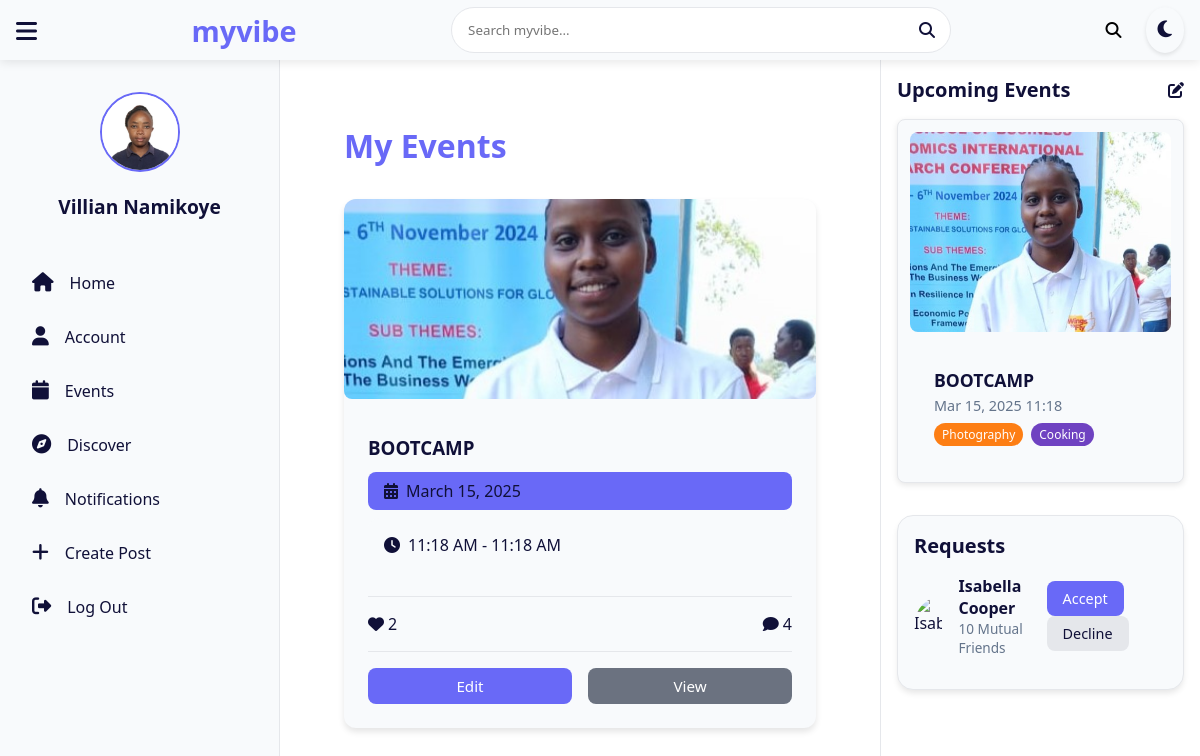
Screenshot of /accounts/myevents/ (signed in) with the database file from the repository.
### accounts/models.py (models this page shows, shortened)
class UserProfile(models.Model):
    USER_TYPE_CHOICES = [
        ('user', 'User'),
        ('admin', 'Admin'),
    ]
    user = models.OneToOneField(User, on_delete=models.CASCADE)
    phone = models.CharField(max_length=15)
    profile_picture = models.ImageField(upload_to='profile_pics/', blank=True, null=True)
    date_of_birth = models.DateField(null=True, blank=True)
    gender = models.CharField(
        max_length=10,
        choices=[('Male', 'Male'), ('Female', 'Female'), ('Other', 'Other')],
        blank=True
    )
    usertype = models.CharField(max_length=10, choices=USER_TYPE_CHOICES, default='user')
    interests = models.ManyToManyField(Interest, blank=True, related_name='user_profiles')
    email_confirmed = models.BooleanField(default=False)
    otp_code = models.CharField(max_length=6, blank=True, null=True)
    otp_created_at = models.DateTimeField(blank=True, null=True)
    last_reset_request = models.DateTimeField(null=True, blank=True)
    theme = models.CharField(max_length=10, choices=[('light', 'Light'), ('dark', 'Dark')], default='light')
    bio = models.CharField(max_length=150, blank=True, null=True, help_text="A short description about yourself (e.g., Tech enthusiast | Photographer | Musician)")
    has_visited_homepage = models.BooleanField(default=False)

class Interest(models.Model):
    name = models.CharField(max_length=50, unique=True)
    description = models.TextField(blank=True, null=True)
    related_interests = models.ManyToManyField('self', blank=True, symmetrical=True)
    created_at = models.DateTimeField(auto_now_add=True)

### events/models.py (models this page shows, shortened)
class Event(models.Model):
    EVENT_CATEGORIES = [
        ('workshop', 'Workshop'),
        ('social', 'Social Gathering'),
        ('conference', 'Conference'),
        ('class', 'Class/Training'),
    ]
    title = models.CharField(max_length=200)
    description = models.TextField()
    creator = models.ForeignKey(User, on_delete=models.CASCADE, related_name='created_events')
    start_time = models.DateTimeField()
    end_time = models.DateTimeField()
    venue_name = models.CharField(max_length=100)  # e.g., "Nairobi School Hall"
    latitude = models.DecimalField(max_digits=9, decimal_places=6, help_text="Latitude of the event location")
    longitude = models.DecimalField(max_digits=9, decimal_places=6, help_text="Longitude of the event location")
    interests = models.ManyToManyField(Interest, related_name='events')
    max_attendees = models.PositiveIntegerField(default=0)  # 0 = unlimited
    price = models.DecimalField(max_digits=8, decimal_places=2, default=0.00)
    registration_deadline = models.DateTimeField()
    is_public = models.BooleanField(default=True)
    category = models.CharField(max_length=20, choices=EVENT_CATEGORIES)
    tags = TaggableManager()
    created_at = models.DateTimeField(auto_now_add=True)
    updated_at = models.DateTimeField(auto_now=True)
    class Meta:
        indexes = [
            models.Index(fields=['start_time']),
            models.Index(fields=['category']),
        ]
    def get_primary_image(self):
            primary = self.images.filter(is_primary=True).first()
            return primary.image.url if primary else '/static/default_event_image.jpg'

class EventImage(models.Model):
    event = models.ForeignKey(Event, on_delete=models.CASCADE, related_name='images')
    image = models.ImageField(upload_to='event_images/')
    caption = models.CharField(max_length=200, blank=True)
    is_primary = models.BooleanField(default=False)
    uploaded_at = models.DateTimeField(auto_now_add=True)

### accounts/views.py (the view)
# urls.py: path('myevents/', views.my_event_list, name='my_event_list'),
@login_required
def my_event_list(request):
    events = Event.objects.filter(creator=request.user).order_by('-start_time')
    context = {'events': events}
    return render(request, 'accounts/myeventlist.html', context)

### accounts/context_processors.py (called while the page is built)
def notification_count(request):
    if request.user.is_authenticated:
        unread_count = Notification.objects.filter(recipient=request.user, is_read=False).count()
        return {'unread_notification_count': unread_count}
    return {'unread_notification_count': 0}

### events/context_processors.py (called while the page is built)
def events_context(request):
    events = Event.objects.all().order_by('start_time').prefetch_related('interests')
    return {'events': events}

### templates/accounts/myeventlist.html (shortened to what this page needs)
{% extends "myvibe/base.html" %}
{% load static %}
{% block content %}
<main class="main-content">
    <div class="events-container">
        <h1 class="page-title">My Events</h1>
        <div class="events-grid">
            {% for event in events %}
                <div class="event-card">
                    <div class="event-image" style="background-image: url('{{ event.get_primary_image }}');"></div>
                    <div class="event-details">
                        <h3 class="event-title">{{ event.title }}</h3>
                        <p class="event-date">
                            <i class="fas fa-calendar-alt"></i> {{ event.start_time|date:"F j, Y" }}
                        </p>
                        <p class="event-time">
                            <i class="fas fa-clock"></i> {{ event.start_time|date:"g:i A" }} - {{ event.end_time|date:"g:i A" }}
                        </p>
                        <div class="event-stats">
                            <div class="stat-item"><i class="fas fa-heart"></i> {{ event.likes.count }}</div>
                            <div class="stat-item"><i class="fas fa-comment"></i> {{ event.comments.count }}</div>
                        </div>
                        <div class="button-container">
                            <a href="{% url 'edit_event' event.id %}" class="edit-button">Edit</a>
                            <a href="{% url 'view_event' event.id %}" class="view-button">View</a>
                        </div>
                    </div>
                </div>
            {% empty %}
                <p>No events found.</p>
            {% endfor %}
        </div>
    </div>
</main>
{% endblock %}

### templates/myvibe/base.html (shortened to what this page needs)
{% load static %}
<!DOCTYPE html>
<html lang="en">
<head>
    <link rel="stylesheet" href="https://cdnjs.cloudflare.com/ajax/libs/font-awesome/6.6.0/css/all.min.css" />
    <link rel="stylesheet" href="{% static 'assets/myvibe/style.css' %}">
</head>
<body data-theme="light">
    <header class="main-header">
        <div class="header-content">
        <button id="sidebarToggle" class="sidebar-toggle" aria-label="Toggle sidebar">
            <i class="fas fa-bars"></i>
        </button>
            <h1 class="logo">myvibe</h1>
            <div class="search-bar">
                <input type="text" placeholder="Search myvibe...">
                <i class="fas fa-search"></i>
            </div>
            <div class="header-right">
                <div class="mobile-search-icon">
                    <i class="fas fa-search"></i>
                </div>
                <div class="theme-switcher">
                    <i class="fas fa-moon"></i>
                </div>
            </div>
        </div>
    </header>
    <div class="container">
<aside class="sidebar">
    <div class="profile">
        {% if user.is_authenticated and user.userprofile.profile_picture %}
        <a href="{% url 'my_profile' %}">
            <img src="{{ user.userprofile.profile_picture.url }}" class="profile-img" alt="Your profile">
        </a>
        {% else %}
        <a href="{% url 'my_profile' %}">
            <img src="{% static 'assets/myvibe/images/main-profile.jpg' %}" class="profile-img" alt="Default profile">
        </a>
        {% endif %}
        <h3>{{ user.first_name }} {{ user.last_name }}</h3>
    </div>
    <nav class="menu">
        <div class="menu-item {% if is_home_active %}active{% endif %}" data-page="home">
            <a href="{% url 'home' %}">
                <i class="fas fa-home"></i>
                <span>Home</span>
            </a>
        </div>
        <div class="menu-item {% if is_account_active %}active{% endif %}" data-page="my_profile">
            <a href="{% url 'my_profile' %}">
                <i class="fas fa-user"></i>
                <span>Account</span>
            </a>
        </div>
        <div class="menu-item {% if is_events_active %}active{% endif %}" data-page="events_view">
            <a href="{% url 'events_view' %}">
                <i class="fas fa-calendar"></i>
                <span>Events</span>
            </a>
        </div>
        <div class="menu-item {% if is_discover_active %}active{% endif %}" data-page="discover_users">
            <a href="{% url 'discover_users' %}">
                <i class="fas fa-compass"></i>
                <span>Discover</span>
            </a>
        </div>
        <div class="menu-item {% if is_notifications_active %}active{% endif %}" data-page="notifications">
            <a href="{% url 'notifications' %}">
                <i class="fas fa-bell"></i>
                <span>Notifications</span>
            </a>
        </div>
        <div class="menu-item {% if is_create_post_active %}active{% endif %}" data-page="create_post">
            <a href="{% url 'create_post' %}">
                <i class="fas fa-plus"></i>
                <span>Create Post</span>
            </a>
        </div>
        <div class="menu-item" data-page="logout">
            <a href="{% url 'logout' %}">
                <i class="fas fa-sign-out-alt"></i>
                <span>Log Out</span>
            </a>
        </div>
    </nav>
</aside>
        <main class="main-content">
            {% block content %}
            {% endblock %}
        </main>
        <aside class="right-column">
            <div class="myprofile-events">
                <div class="myprofile-heading">
                    <h3>Upcoming Events</h3>
                    <i class="fa-solid fa-pen-to-square"></i>
                </div>
                {% for event in events %}
                <a href="{% url 'event_detail' event.id %}" style="text-decoration: none; color: inherit;">
                    <div class="myprofile-event-card card">
                        <img src="{{ event.get_primary_image }}" alt="{{ event.title }}" class="event-image">
                        <div class="event-details">
                            <h4>{{ event.title }}</h4>
                            <p class="muted textured">{{ event.start_time|date:"M d, Y H:i" }}</p>
                            <div class="tags">
                                {% for interest in event.interests.all %}
                                {% if forloop.counter|divisibleby:4 %}
                                <span class="tag blue">{{ interest.name }}</span>
                                {% elif forloop.counter|divisibleby:3 %}
                                <span class="tag green">{{ interest.name }}</span>
                                {% elif forloop.counter|divisibleby:2 %}
                                <span class="tag purple">{{ interest.name }}</span>
                                {% else %}
                                <span class="tag orange">{{ interest.name }}</span>
                                {% endif %}
                                {% empty %}
                                <span class="tag gray">No Interests</span>
                                {% endfor %}
                            </div>
                        </div>
                    </div>
                </a>
                {% empty %}
                <p class="muted-text">No events found.</p>
                {% endfor %}
            </div>
            <div class="myprofile-friend-requests card">
                <h4>Requests</h4>
                <div class="myprofile-request">
                    <div class="myprofile-info">
                        <div class="myprofile-profile-pic">
                            <img src="{% static 'assets/myvibe/images/profile-6.jpg' %}" alt="Isabella Cooper" />
                        </div>
                        <div>
                            <h5>Isabella Cooper</h5>
                            <p class="muted-text">10 Mutual Friends</p>
                        </div>
                    </div>
                    <div class="myprofile-action">
                        <button class="btn btn-primary">Accept</button>
                        <button class="btn">Decline</button>
                    </div>
                </div>
            </div>
        </aside>
    </div>
</body>
</html>

### templates/accounts/myeventlist.html (style rules this page uses)
.events-container { padding: 2rem; max-width: 1200px; margin: 0 auto; }
.page-title { margin-bottom: 2rem; color: var(--primary, #2563eb); }
.events-grid { display: grid; grid-template-columns: repeat(auto-fit, minmax(300px, 1fr)); gap: 2rem; }
.event-card { background: var(--card-bg, #ffffff); border-radius: 12px; overflow: hidden; box-shadow: 0 4px 6px var(--shadow, rgba(0, 0, 0, 0.1)); transition: transform 0.3s ease; }
.event-image { height: 200px; background-size: cover; background-position: center; position: relative; }
.event-details { padding: 1.5rem; }
.event-title { margin-bottom: 0.75rem; color: var(--text, #1f2937); }
.event-date, .event-time { color: var(--text, #1f2937); margin-bottom: 0.5rem; display: flex; align-items: center; gap: 0.5rem; }
.event-stats { display: flex; justify-content: space-between; margin-top: 1.5rem; padding-top: 1rem; border-top: 1px solid var(--border, #d1d5db); }
.stat-item { display: flex; align-items: center; gap: 0.25rem; color: var(--text, #1f2937); }
.button-container { display: flex; gap: 1rem; margin-top: 1rem; }
.edit-button, .view-button { display: inline-block; padding: 0.5rem 1rem; text-decoration: none; border-radius: 8px; text-align: center; font-size: 0.95rem; font-weight: 500; transition: background 0.3s; }
.edit-button { background: var(--primary, #2563eb); color: white; flex: 1; }
.view-button { background: #6b7280; color: white; flex: 1; }

### rows the page displays
Event: get_primary_image (picture), title "BOOTCAMP", start_time "March 15, 2025", start_time "11:18 AM", end_time "11:18 AM", likes.count "2", comments.count "4", start_time "Mar 15, 2025 11:18"
Interest: name "Photography"
Interest: name "Cooking"

### other values shown
{{ user.first_name }} "Villian"
{{ user.last_name }} "Namikoye"
